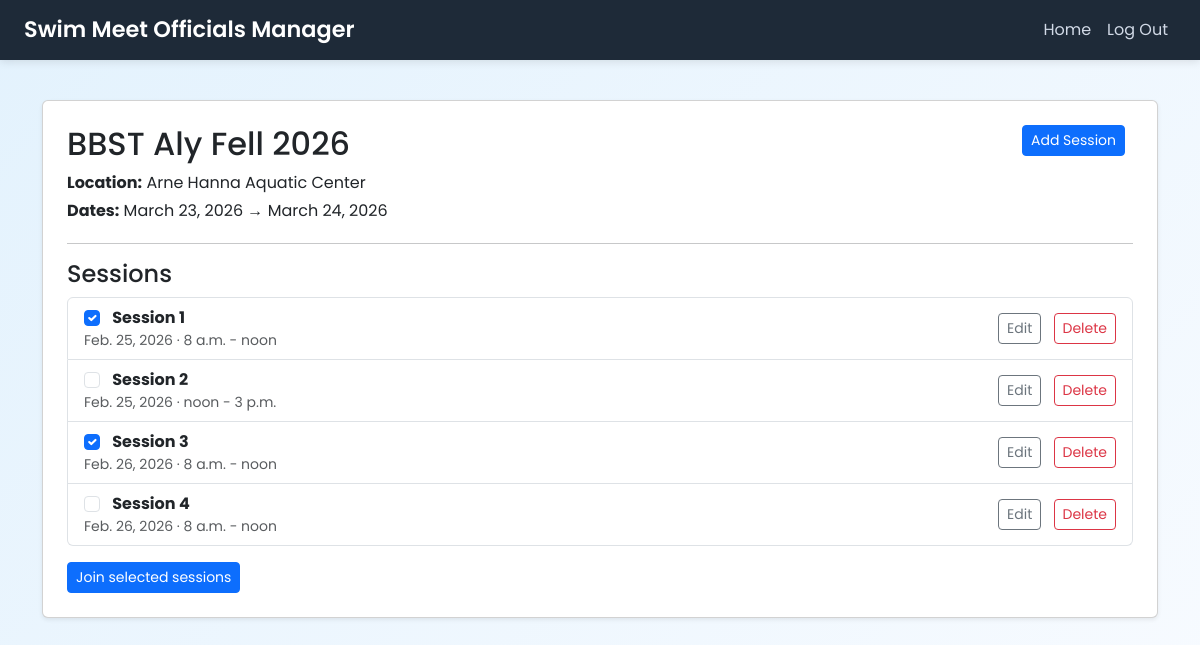
Page /meet/2 (signed in) on the committed database.
### meets/models.py (models this page shows, shortened)
class Meet(models.Model):
    COURSE_CHOICES = [
        ('SCY', 'SCY — Short Course Yards'),
        ('SCM', 'SCM — Short Course Meters'),
        ('LCM', 'LCM — Long Course Meters'),
    ]
    name = models.CharField(max_length=200)
    location = models.CharField(max_length=255)
    start_date = models.DateField()
    end_date = models.DateField()
    description = models.TextField(blank=True)
    created_by = models.ForeignKey(
        User,
        on_delete=models.CASCADE,
        related_name="created_meets"
    )
    join_code = models.CharField(max_length=10, unique=True, editable=False)
    num_sessions = models.PositiveIntegerField(default=1)
    course_type = models.CharField(max_length=10, choices=COURSE_CHOICES, default='SCY')
    num_pools = models.PositiveIntegerField(default=1)
    has_relay_events = models.BooleanField(default=False, help_text='Does this meet include relay events?')
    created_at = models.DateTimeField(auto_now_add=True)

class Session(models.Model):
    meet = models.ForeignKey(
        Meet,
        on_delete=models.CASCADE,
        related_name='sessions'
    )
    session_number = models.PositiveIntegerField(default=1)
    date = models.DateField()
    start_time = models.TimeField()
    end_time = models.TimeField()
    join_code = models.CharField(max_length=10, editable=False, default='')
    STATUS_CHOICES = [
        ('not_started', 'Not Started'),
        ('in_progress', 'In Progress'),
        ('ended', 'Ended'),
    ]
    status = models.CharField(max_length=20, choices=STATUS_CHOICES, default='not_started')
    started_at = models.DateTimeField(null=True, blank=True)
    ended_at = models.DateTimeField(null=True, blank=True)
    has_relay_starts = models.BooleanField(default=False, help_text='Does this session include relay starts?')
    offline_mode = models.BooleanField(default=False, help_text='Enable for venues with limited internet access')
    class Meta:
        unique_together = ("meet", "session_number")
        ordering = ["session_number"]

### meets/views.py (the view)
# urls.py: path("meet/<int:meet_id>", views.meet_home, name="meet-home"),
@login_required
def meet_home(request, meet_id):
    meet = get_object_or_404(Meet, id=meet_id)
    User = get_user_model()
    joined_officials = User.objects.filter(sessionassignment__session__meet=meet).distinct()
    user_session_ids = set()
    if request.user and request.user.is_authenticated:
        user_session_ids = set(SessionAssignment.objects.filter(session__meet=meet, official=request.user).values_list('session__id', flat=True))
    sessions_list = list(meet.sessions.all())
    for s in sessions_list:
        s.joined_assignments = list(SessionAssignment.objects.filter(session=s).select_related('official'))
    return render(request, "meets/meet_home.html", {
        "meet": meet,
        "sessions": sessions_list,
        "joined_officials": joined_officials,
        "user_session_ids": user_session_ids,
    })

### meets/templates/meets/meet_home.html (shortened to what this page needs)
{% extends "meets/layout.html" %}
{% block body %}
<div class="container" data-aos="fade-up">
    <div class="card p-4 shadow-sm">
        <div class="d-flex justify-content-between align-items-start mb-2">
            <h2 class="mb-0">{{ meet.name }}</h2>
                    {% if request.user.is_authenticated and request.user == meet.created_by %}
                <div>
                    <button class="btn btn-sm btn-primary me-2" id="add-session-btn" data-bs-toggle="modal" data-bs-target="#addSessionModal"
                            data-next-number="{{ next_session_number }}"
                            data-next-date="{{ next_session_date }}"
                            data-next-start="{{ next_session_start }}"
                            data-next-end="{{ next_session_end }}">Add Session</button>
                </div>
            {% endif %}
        </div>
        <p class="mb-1"><strong>Location:</strong> {{ meet.location }}</p>
        <p class="mb-1"><strong>Dates:</strong> {{ meet.start_date }} → {{ meet.end_date }}</p>
        <hr>
        <h4>Sessions</h4>
        <form method="post" action="{% url 'join-sessions-from-meet' meet.id %}">{% csrf_token %}
        <ul class="list-group">
            {% for session in sessions %}
            <li class="list-group-item d-flex justify-content-between align-items-center"
                data-session-id="{{ session.id }}" data-session-number="{{ session.session_number }}" data-session-date="{{ session.date|date:'Y-m-d' }}" data-session-start="{{ session.start_time|time:'H:i' }}" data-session-end="{{ session.end_time|time:'H:i' }}" data-href="{% url 'session-home' session.id %}" style="cursor:pointer;">
                <div>
                    <label class="form-check-label">
                        <input class="form-check-input me-2" type="checkbox" name="session_ids" value="{{ session.id }}" {% if session.id in user_session_ids %}checked{% endif %}>
                        <strong>Session {{ session.session_number }}</strong>
                    </label>
                    <div class="text-muted small">{{ session.date }} · {{ session.start_time }} - {{ session.end_time }}</div>
                </div>
                <div>
                    {% if request.user == meet.created_by %}
                        <button type="button" class="btn btn-sm btn-outline-secondary me-2 edit-session-btn">Edit</button>
                        <a href="{% url 'delete-session' session.id %}" class="btn btn-sm btn-outline-danger" onclick="return confirm('Delete session?');">Delete</a>
                    {% endif %}
                </div>
            </li>
            {% endfor %}
        </ul>
        <div class="mt-3">
            <button class="btn btn-primary btn-sm" type="submit">Join selected sessions</button>
        </div>
        </form>
    </div>
</div>
{% endblock %}

### meets/static/styles.css (style rules this page uses)
body { background: linear-gradient(to right, #eef2f7, #dde6f2); }
.card { transition: 0.3s ease; }
.btn-primary { font-weight: 600; }

### meets/templates/meets/layout.html (style rules this page uses)
body { font-family: 'Poppins', sans-serif; background: linear-gradient(135deg, #e3f2fd, #f8fbff); min-height: 100vh; }
.container { padding-top: 20px; }

### rows in the picture
Meet: name "BBST Aly Fell 2026", location "Arne Hanna Aquatic Center", start_date "March 23, 2026", end_date "March 24, 2026"
Session: session_ids "☑", session_number "1", date "Feb. 25, 2026", start_time "8 a.m.", end_time "noon"
Session: session_number "2", date "Feb. 25, 2026", start_time "noon", end_time "3 p.m."
Session: session_ids "☑", session_number "3", date "Feb. 26, 2026", start_time "8 a.m.", end_time "noon"
Session: session_number "4", date "Feb. 26, 2026", start_time "8 a.m.", end_time "noon"
